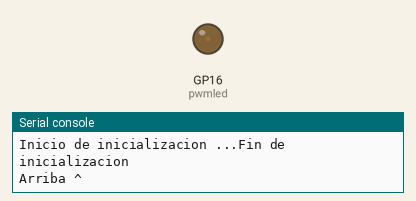
A program run on a simulated Raspberry Pi Pico running MicroPython. Parts: output pins drawn as LEDs (lit = HIGH), the last lines printed to the serial console.

Above: at 1.05 s.
At 3.6 s:
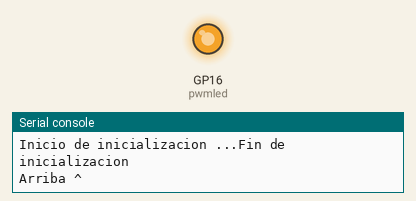
At 4.85 s:
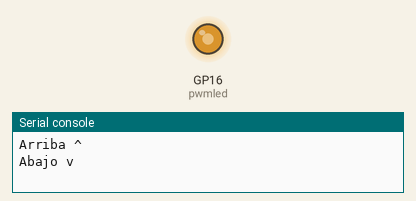
At 6.15 s:
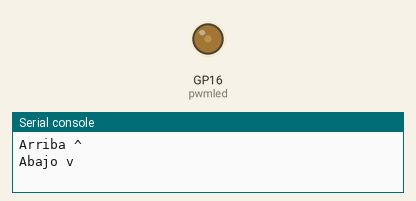
Timing chart, 0 to 8.5 s (numbered marks = the images above):
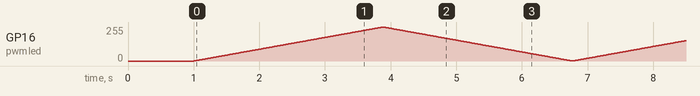

The program:

R_2425CL3_ExtLedPWMupdown_v1_0.py
```python
# (licence header left out)
from machine import Pin, PWM
from utime import sleep
from os import uname

# Informative block - start
p_keyOhw = "Led en GPIO16"
p_project = "Escribe Led con PWM Up -> Down"
p_version = "1.0"
print(f"uPython version: {uname()[3]} ")
print(f"uC: {uname()[4]} - Key other HW : {p_keyOhw}")
print(f"Program: {p_project} - Version: {p_version}")

print('Inicio de inicializacion ...', end='')
EXTERNAL_LED_PIN = 16
pwmled = PWM(EXTERNAL_LED_PIN)
pwmled.freq(1000)
print("Fin de inicializacion")
sleep(1)

while True:
    print('Arriba ^')
    for valorDuty in range(0b1111_1111_1111_1111): # 0b1111_1111_1111_1111 = 65535
        pwmled.duty_u16(valorDuty)
        # print(valorDuty)
        sleep(0.00001)

    print('Abajo v')
    for valorDuty in range(0b1111_1111_1111_1111, 0 , -1):
        pwmled.duty_u16(valorDuty)
        # print(valorDuty)
        sleep(0.00001)
```
